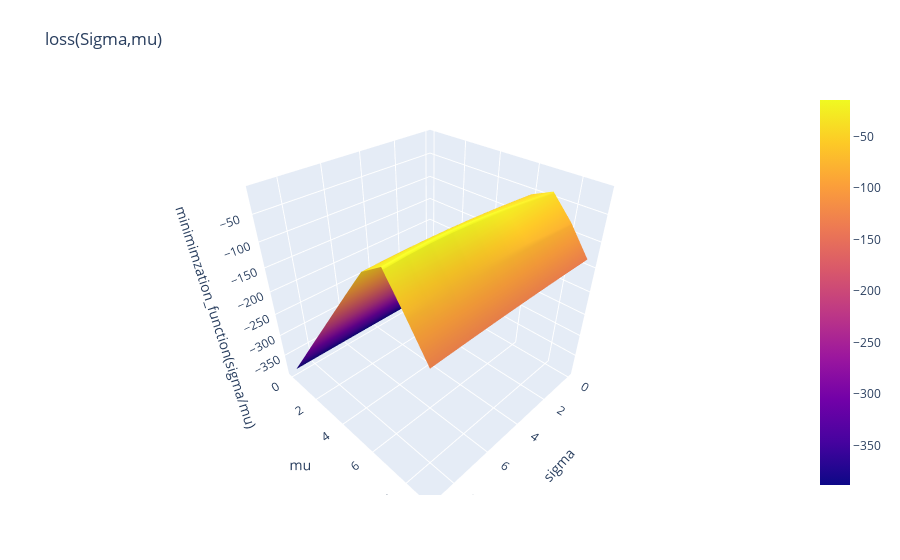

Notebook code for this chart:
### Code cell
# Read data from a csv
z_data = pd.DataFrame(z)
fig = go.Figure(data=[go.Surface(z=z_data.values)])

fig.update_layout(title='minimimzation_function(Sigma,mu)', autosize=False,
                  margin=dict(l=65, r=50, b=65, t=90))
fig.update_layout(scene = dict(
xaxis_title = 'sigma',
yaxis_title = 'mu',
zaxis_title = 'minimimzation_function(sigma/mu)'))
fig.show()

### Figure 1 — Plotly figure (JSON) as saved in the notebook; plotly's stock layout.template omitted (floating-point values rounded to 4 significant figures)
{"data": [{"type": "surface", "z": [[-388.2, -387.8, -387.5, -387.2, -387.0, -386.8, -386.7, -386.7, -386.8, -386.9], [-331.2, -330.7, -330.3, -330.0, -329.7, -329.5, -329.4, -329.4, -329.5, -329.6], [-274.3, -273.7, -273.2, -272.8, -272.5, -272.3, -272.2, -272.1, -272.2, -272.4], [-217.6, -216.8, -216.2, -215.7, -215.3, -215.0, -214.9, -214.8, -214.9, -215.1], [-161.3, -160.2, -159.4, -158.7, -158.2, -157.8, -157.6, -157.6, -157.7, -158.0], [-106.0, -104.4, -103.1, -102.1, -101.2, -100.7, -100.3, -100.3, -100.5, -100.9], [-55.01, -51.99, -49.3, -47.02, -45.19, -43.88, -43.14, -42.99, -43.44, -44.47], [-37.22, -32.58, -28.1, -23.86, -20.02, -16.86, -14.82, -14.38, -15.67, -18.34], [-79.43, -77.36, -75.58, -74.11, -72.97, -72.16, -71.71, -71.62, -71.9, -72.52], [-133.4, -132.2, -131.2, -130.3, -129.7, -129.2, -129.0, -128.9, -129.1, -129.4]]}], "layout": {"autosize": false, "margin": {"b": 65, "l": 65, "r": 50, "t": 90}, "scene": {"xaxis": {"title": {"text": "sigma"}}, "yaxis": {"title": {"text": "mu"}}, "zaxis": {"title": {"text": "minimimzation_function(sigma/mu)"}}}, "title": {"text": "loss(Sigma,mu)"}}}
